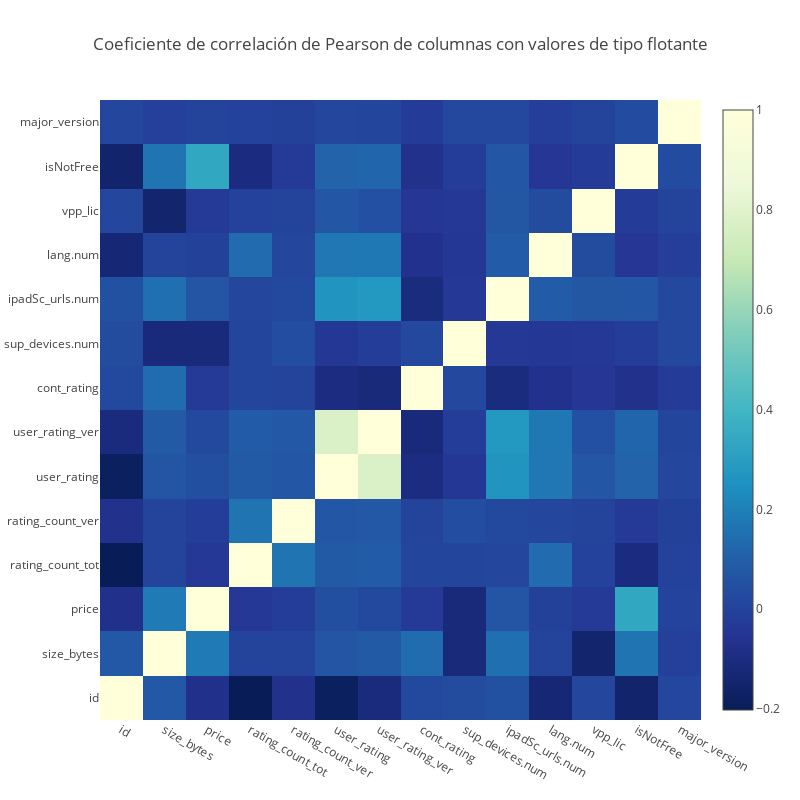

Notebook cell for this chart:
### Markdown cell above
Con esto se obtienen datos adicionales: track name, tamano de la app en bytes y la descripcion.

### Code cell
data = [
    go.Heatmap(
        z = m.corr().values,
        x = m.corr().columns.values,
        y = m.corr().columns.values,
        colorscale='YlGnBu',
        reversescale=False,
    )
]

layout = go.Layout(
    title='Coeficiente de correlación de Pearson de columnas con valores de tipo flotante',
    xaxis = dict(ticks=''),
    yaxis = dict(ticks='' ),
    width = 800, height = 800,
    margin = dict(
        l = 100
    )
)

fig = go.Figure(data=data, layout=layout)
py.iplot(fig, filename='labelled-heatmap')

### Figure 1 — Plotly figure (JSON) as saved in the notebook; plotly's stock layout.template omitted (floating-point values rounded to 4 significant figures; data arrays with more than 128 entries replaced by an {"elided": "..."} marker saying what was removed)
{"data": [{"colorscale": "YlGnBu", "reversescale": false, "type": "heatmap", "uid": "df71797f-4817-427b-9f7d-4d32aecb5ba0", "x": ["id", "size_bytes", "price", "rating_count_tot", "rating_count_ver", "user_rating", "user_rating_ver", "cont_rating", "sup_devices.num", "ipadSc_urls.num", "lang.num", "vpp_lic", "isNotFree", "major_version"], "y": ["id", "size_bytes", "price", "rating_count_tot", "rating_count_ver", "user_rating", "user_rating_ver", "cont_rating", "sup_devices.num", "ipadSc_urls.num", "lang.num", "vpp_lic", "isNotFree", "major_version"], "z": {"elided": "14x14 float values"}, "zauto": true, "zmax": 1, "zmin": -0.2019}], "layout": {"height": 800, "margin": {"l": 100}, "title": "Coeficiente de correlación de Pearson de columnas con valores de tipo flotante", "width": 800, "xaxis": {"autorange": true, "range": [-0.5, 13.5], "ticks": "", "type": "category"}, "yaxis": {"autorange": true, "range": [-0.5, 13.5], "ticks": "", "type": "category"}}}
